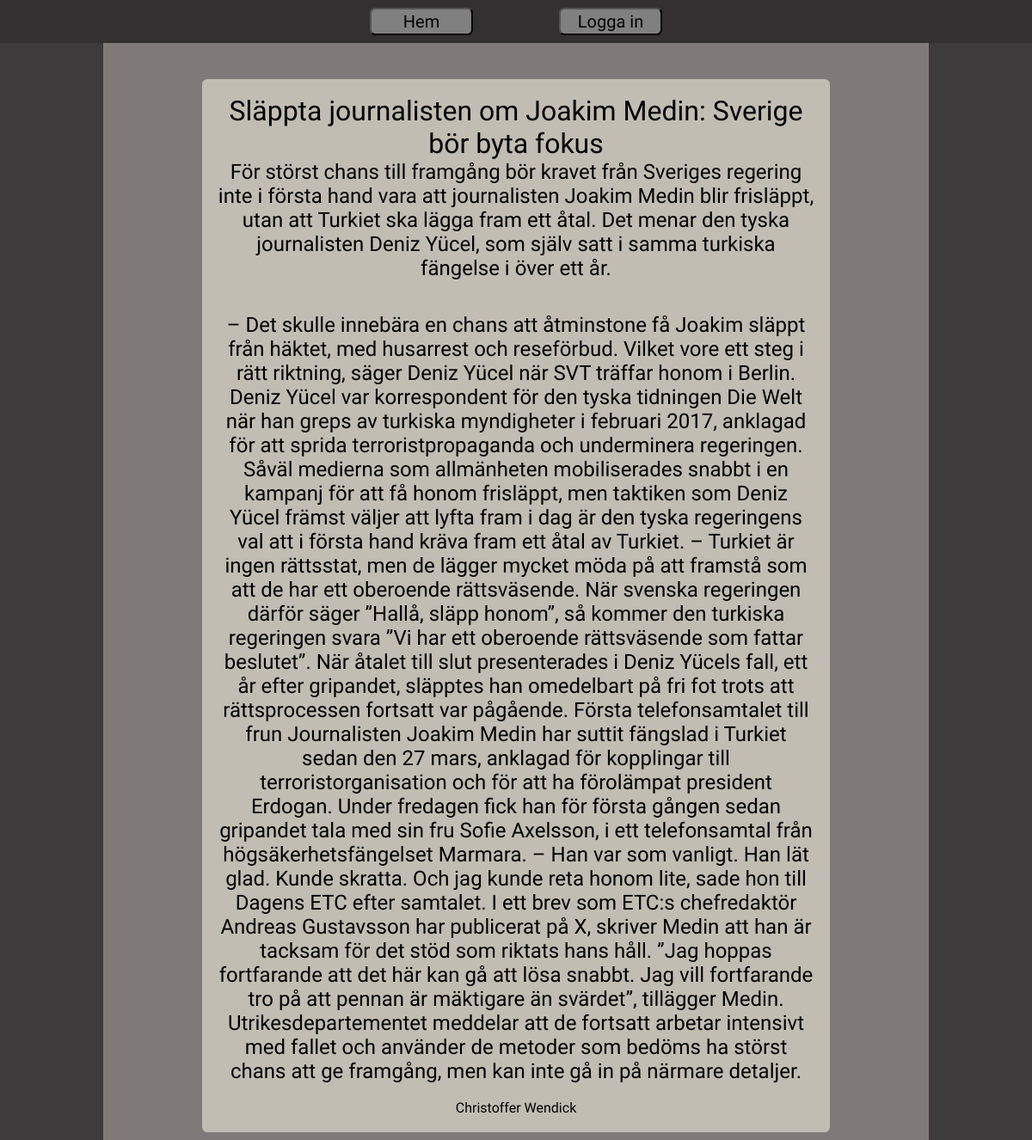
Page /article.php?id=3 on the committed database.
### tables this page shows
CREATE TABLE `tblarticle` (
  `id` int(11) NOT NULL,
  `rubrik` text NOT NULL,
  `ingress` text NOT NULL,
  `writer` text NOT NULL,
  `bread` text NOT NULL,
  `created` date NOT NULL DEFAULT current_timestamp()
);

### article.php (the view, shortened to what this page needs)
<!DOCTYPE html>
<?php
    $host = "localhost";
    $user = "root";
    $pass = "";
    $db="ama";
    $conn=mysqli_connect($host, $user, $pass, $db);
    if (isset($_GET['id']) && is_numeric($_GET['id'])) {
        $id = intval($_GET['id']); }
    $sql = "SELECT * FROM `tblarticle` WHERE `id` = $id";
    $result = mysqli_query($conn, $sql);
    $article = mysqli_fetch_assoc($result);
?>
<html lang="en">
<head>
    <link rel="stylesheet" href="stylesheet.css">
</head>
<body>
    <header>
        <button name="home" onclick="location.href='index.php'">Hem</button>
                    <button name="create" onclick="location.href='create.php'">Skapa</button>  <?php
        if(isset($_SESSION['role'])){
            $role = $_SESSION['role'];
            if($role == null){ ?>
                <button name="login" onclick="location.href='login.php'">Logga in</button> <?php
            } else { ?>
                <button name="logout" onclick="location.href='logout.php'">Logga ut</button> <?php }
        }else{ ?>
            <button name="login" onclick="location.href='login.php'">Logga in</button> <?php
        } ?>
    </header>
    <div class="middle">
        <div class="content">
            <h1><?=$article['rubrik']?></h1>
            <h2><?=$article['ingress']?></h2>
            <br> <br>
            <h2><?=$article['bread']?></h2>
            <br>
            <p><?=$article['writer']?></p>
        </div>
    </div>
</body>
</html>

### stylesheet.css (style rules this page uses)
* { padding: 0; margin: 0; box-sizing: border-box; font-family: "Tienne", serif; font-weight: 400; font-style: normal; }
body { background-color: #3D3B3C; display: flex; flex-direction: column; align-items: center; }
header { width: 100%; height: 50px; background: #323031; align-content: center; display: flex; flex-direction: row; gap: 100px; justify-content: center; align-items: center; }
button { max-height: 80%; width: 10%; font-size: auto; background: grey; border-radius: .4rem; }
header button { margin-top: auto; margin-bottom: auto; padding: 2px; font-size: 20px; }
.middle { position: relative; width: 80%; min-height: 95vh; background: #7F7979; display: flex; flex-direction: column; justify-content: center; align-items: center; padding: 2%; }
.content { width: 80%; height: auto; padding: 2%; background: #C1BDB3; border-radius: .4rem; display: flex; flex-direction: column; justify-content: center; align-items: center; text-align: center; margin-top: 2%; }

### article.php (style rules this page uses)
.middle { justify-content: none; align-items: left; text-align: left; }

### rows in the picture
tblarticle: rubrik "Släppta journalisten om Joakim Medin: Sverige bör byta fokus", ingress "För störst chans till framgång bör kravet från Sveriges regering inte i första hand vara att journalisten Joakim Medin blir frisläppt, utan att Turkiet ska lägga fram ett åtal. Det menar den tyska journalisten Deniz Yücel, som själv satt i samma turkiska fängelse i över ett år.", bread "– Det skulle innebära en chans att åtminstone få Joakim släppt från häktet, med husarrest och reseförbud. Vilket vore ett steg i rätt riktning, säger Deniz Yücel när SVT träffar honom i Berlin. Deniz Yücel var korrespondent för den tyska tidningen Die Welt när han greps av turkiska myndigheter i februari 2017, anklagad för att sprida terroristpropaganda och underminera regeringen. Såväl medierna som allmänheten mobiliserades snabbt i en kampanj för att få honom frisläppt, men taktiken som Deniz Yücel främst väljer att lyfta fram i dag är den tyska regeringens val att i första hand kräva fram ett åtal av Turkiet. – Turkiet är ingen rättsstat, men de lägger mycket möda på att framstå som att…", writer "Christoffer Wendick"
